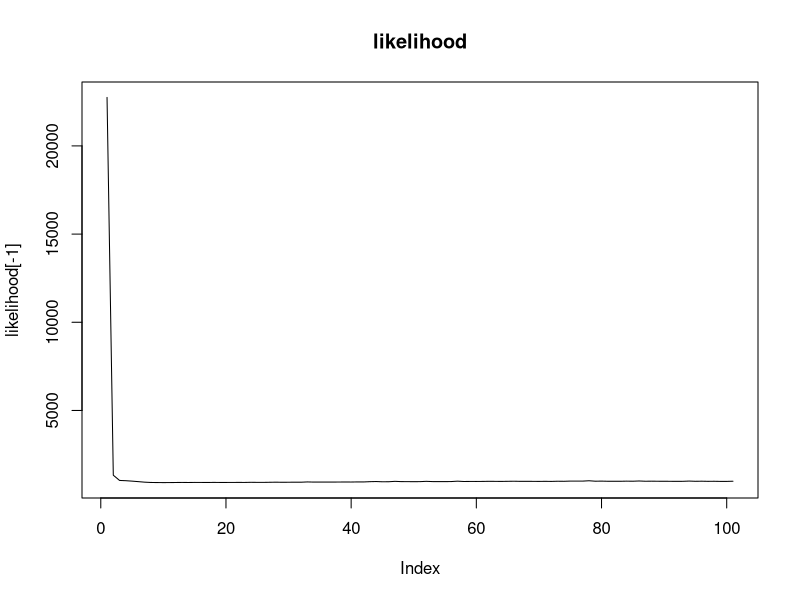
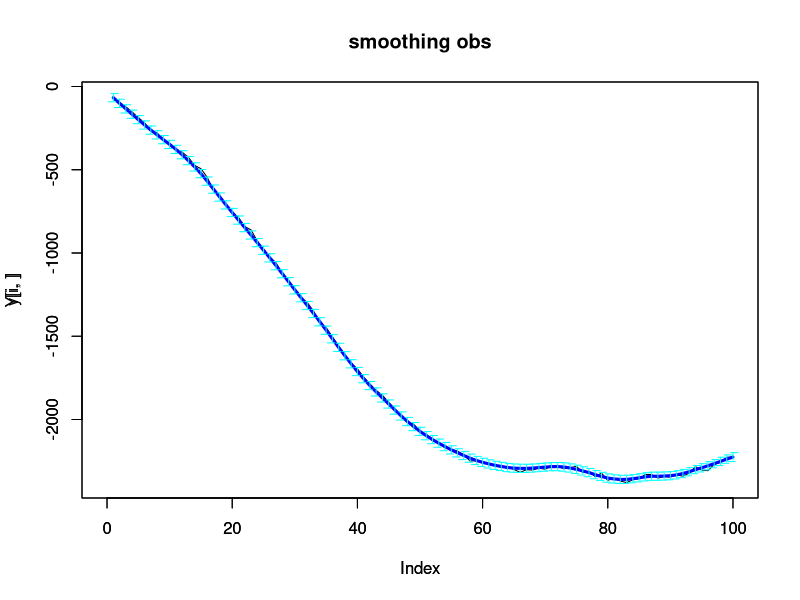
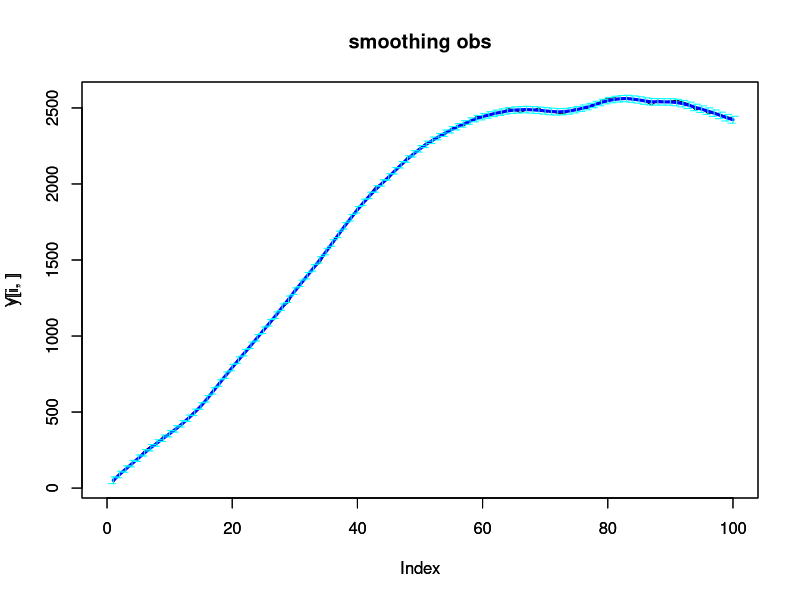
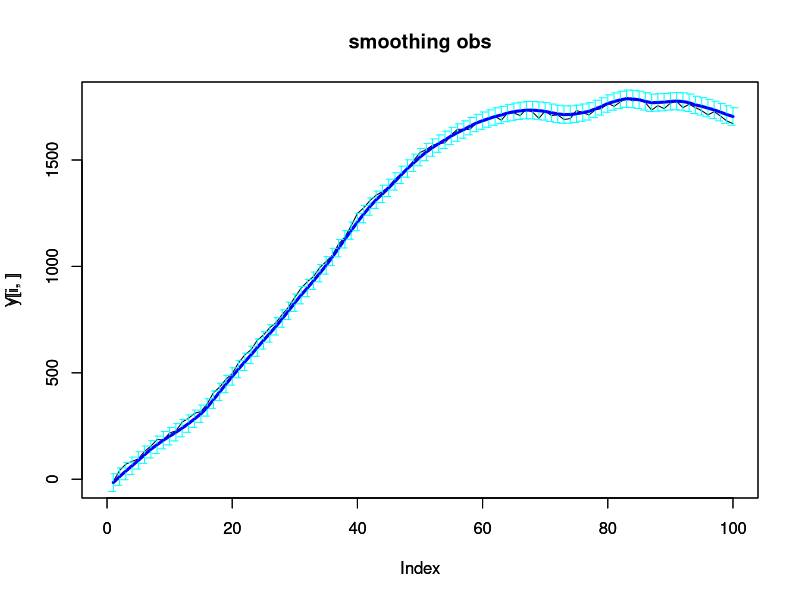

The R script that drew these images, in order:
library(MASS)
#library(igraph)





#########################################################################################
#data
#########################################################################################

if(1){
T <- 100
k <- 2 #state
m <- 2 #state noise
p <- 3 #observation
#Q <- matrix(rnorm(k*k,0,10),k,k)
Q <- diag(1,m)
#R <- matrix(c(3,1,2,1,5,4,2,4,2),p,p)
Rvar <- 100
R <- diag(Rvar,p)
X0mean <- c(rep(0,k))
X0var <- diag(100,k)

#システム遷移行列F (k,k)
#F <- matrix(runif(k*k,min=-1,max=1),k,k)#とりあえず
#F <- matrix(c(1.2,0,0.3,-1.5),k,k)#k=2
#F <- diag(k)
#F <- matrix(c(1.03,0,0,0,0,1,0,0,0,0,0.8,0,0.5,0,0,-0.3),k,k)
#F <- matrix(c(2,1,0,0,0,-1,0,0,0,0,0,0,-1,1,0,0,0,-1,0,1,0,0,-1,0,0),k,k) #季節調整kmp521
#F <- matrix(c(rep(1,k*k)),k,k)
#F <- matrix(1) #トレンドモデル1次kmp111
F <- matrix(c(2,1,-1,0),k,k) #トレンドモデル2次kmp211

#システムノイズにかかる行列G (k,m) #使わない12/2/19
#G <- diag(k)#要k=mでGなし
#G <- matrix(c(1,0,0,1,1,0,1,0,0,1,0,1,0,0,1,1,1,0,1,0),k,m)
#G <- matrix(c(1,0,0,0,0,0,0,1,0,0),k,m) #季節調整kmp521
#G <- matrix(c(rep(1,k*m)),k,m)
#G <- matrix(1) #トレンドモデル1次kmp111
#G <- matrix(c(1,0),k,m) #トレンドモデル2次kmp211

#観測行列H (p,k)
#H <- matrix(rnorm(p*k,0,0.5),p,k)
H <- matrix(c(-1,0.2,-2,-1.4,2.4,3.8),p,k)#p=3,k=2
#H <- cbind(c(rep(1,250),rep(0,750)),c(rep(0,250),rep(1,250),rep(0,500)),c(rep(0,500),rep(1,250),rep(0,250)),c(rep(0,750),rep(1,250)))
#H <- diag(1,p)
#H <- matrix(c(1,0,1,0,0),p,k) #季節調整kmp521
#H <- matrix(c(rep(1,p*k)),p,k)
#H <- matrix(1) #トレンドモデル1次kmp111
#H <- matrix(c(1,0),p,k) #トレンドモデル2次kmp211

#tkplot(graph.data.flame(A))

sys <- function(XX,FF){
  #print(F)
  v <- mvrnorm(1,rep(0,m),Q)
  #return(FF%*%XX + GG%*%v)
  return(FF%*%XX + v)
  
}
obs <- function(XX,HH){
  w <- mvrnorm(1,rep(0,p),R)
  return(HH%*%XX + w)
}



X0 <- mvrnorm(1,X0mean,X0var)
X <- sys(X0,F)
Y <- matrix(rep(0,p),p,1)
Y <- Y[,-1]

for(i in 1:T){
  X <- cbind(X,c(sys(X[,i],F)))
  Y <- cbind(Y,c(obs(X[,i],H)))
}

}












#########################################################################################
#EM (F,Q,R,X0mean)
#########################################################################################

if(1){

#初期値
q <- diag(1,m)#推定
r <- diag(1,p)#推定
f <- diag(1,k)#推定
#g <- matrix(c(rep(1,k*m)),k,m)#推定しない
#g <- diag(k)
#h <- matrix(c(rep(1,p*k)),p,k)#推定しない
h <- H
x0mean <- rep(0,k)#推定

x0var <- diag(100,k)#これは固定

count <- 0
likelihood <- c(0,1000)
flag <- 0
while(flag==0){

#E
x0 <- mvrnorm(1,x0mean,x0var)
xPri <- sys(x0,f)
#sigmaPri <- list((X[,1]-xPri[,1])%*%t(X[,1]-xPri[,1]))
#sigmaPri <- list(f%*%x0var%*%t(f) + g%*%q%*%t(g))
sigmaPri <- list(f%*%x0var%*%t(f) + q)
xPost <- matrix(rep(0,k),k,1)
xPost <- xPost[,-1]
sigmaPost <- as.list(NULL)
for(i in 1:T){
  #filtering
  K <- sigmaPri[[i]]%*%t(h)%*%solve(h%*%sigmaPri[[i]]%*%t(h) + r)
  xPost <- cbind(xPost,xPri[,i] + K%*%(Y[,i] - h%*%xPri[,i]))
  sigmaPost[[i]] <- sigmaPri[[i]] - K%*%h%*%sigmaPri[[i]]

  #prediction  
  xPri <- cbind(xPri,f%*%xPost[,i])
  #sigmaPri[[i+1]] <- f%*%sigmaPost[[i]]%*%t(f) + g%*%q%*%t(g)
  sigmaPri[[i+1]] <- f%*%sigmaPost[[i]]%*%t(f) + q

}

#尤度
sum1 <- 0
sum2 <- 0
for(i in 1:T){
innovation <- Y[,i] - h%*%xPri[,i]
vari <- h%*%sigmaPri[[i]]%*%t(h) + r
sum1 <- sum1 + log(det(vari))
sum2 <- sum2 + t(innovation)%*%solve(vari)%*%innovation
}
likelihood[count+2] <- (sum1 + sum2)/2

#smoothing
#J <- c(rep(0,T))
J <- as.list(NULL)
J[[T]] <- matrix(rep(0,k*k),k,k)
xT <- matrix(xPost[,T],k,1)
sigmaT <- as.list(NULL)
sigmaT[[T]] <- sigmaPost[[T]]
sigmaLag <- as.list(NULL)
sigmaLag[[T]] <- f%*%sigmaPost[[T-1]] - K%*%h%*%sigmaPost[[T-1]]

for(i in T:2){
  J[[i-1]] <- sigmaPost[[i-1]]%*%t(f)%*%solve(sigmaPri[[i]])
  xT <- cbind(xPost[,i-1] + J[[i-1]]%*%(xT[,1]-xPri[,i]),xT)
  sigmaT[[i-1]] <- sigmaPost[[i-1]] + J[[i-1]]%*%(sigmaT[[i]]-sigmaPri[[i]])%*%t(J[[i-1]])
}
for(i in T:3){
  sigmaLag[[i-1]] <- sigmaPost[[i-1]]%*%t(J[[i-1]]) + J[[i-1]]%*%(sigmaLag[[i]]-f%*%sigmaPost[[i-1]])%*%t(J[[i-2]])
}
J0 <- x0var%*%t(f)%*%solve(sigmaPri[[1]])
sigmaLag1 <- sigmaPost[[1]]%*%t(J0) + J[[1]]%*%(sigmaLag[[2]]-f%*%sigmaPost[[1]])%*%t(J0)
xT0 <- x0mean + J0%*%(xT[,1]-xPri[,1])
sigmaT0 <- x0var + J0%*%(sigmaT[[1]]-sigmaPri[[1]])%*%t(J0)
#print(c(f%*%x0mean,xPri[,1]))
#print(sigmaT0)
#print(xT0)

#M
S11 <- xT[,1]%*%t(xT[,1]) + sigmaT[[1]]
S10 <- xT[,1]%*%t(xT0) + sigmaLag1
S00 <- xT0%*%t(xT0) + x0var
for(i in 2:T){
  S11 <- S11 + xT[,i]%*%t(xT[,i]) + sigmaT[[i]]
  S10 <- S10 + xT[,i]%*%t(xT[,i-1]) + sigmaLag[[i]]
  S00 <- S00 + xT[,i-1]%*%t(xT[,i-1]) + sigmaT[[i-1]]
}

f <- S10%*%solve(S00)
#q <- (S11 - S10%*%solve(S00)%*%t(S10))/T

r <- 0
for(i in 1:T){
  r <- r + (Y[,i] - h%*%xT[,i])%*%t(Y[,i] - h%*%xT[,i]) + h%*%sigmaT[[i]]%*%t(h)
}
r <- r/T

x0mean <- xT0
#x0var <- sigmaT0

if(abs(likelihood[count+2]-likelihood[count+1]) < 0.00001 || count==100){flag <- 1}#尤度の差が小さければおわり

count <- count + 1

}#whileループ終わり


print(count)
#print(likelihood)
plot(likelihood[-1],type="l")
title("likelihood")
print("F")
print(F)
print(f)
print("-----------------")
print("Q")
print(Q)
print(q)
print("-----------------")
print("R")
print(R)
print(r)
print("-----------------")
print("X0mean")
print(X0mean)
print(x0mean)
#print(c("X0var",X0var,x0var))

}












#########################################################################################
#評価とプロット
#########################################################################################

if(1){

#推定されたパラメータ(x0mean,f,q,r)でカルマンフィルタ実行
x0 <- mvrnorm(1,x0mean,x0var)
xPri <- sys(x0,f)
#sigmaPri <- list((X[,1]-xPri[,1])%*%t(X[,1]-xPri[,1]))
sigmaPri <- list(f%*%x0var%*%t(f) + q)
xPost <- matrix(rep(0,k),k,1)
xPost <- xPost[,-1]
sigmaPost <- as.list(NULL)
for(i in 1:T){
  #filtering
  K <- sigmaPri[[i]]%*%t(h)%*%solve(h%*%sigmaPri[[i]]%*%t(h) + r)
  xPost <- cbind(xPost,xPri[,i] + K%*%(Y[,i] - h%*%xPri[,i]))
  sigmaPost[[i]] <- sigmaPri[[i]] - K%*%h%*%sigmaPri[[i]]
  #prediction  
  xPri <- cbind(xPri,f%*%xPost[,i])
  sigmaPri[[i+1]] <- f%*%sigmaPost[[i]]%*%t(f) + q

}
#smoothing
#J <- c(rep(0,T))
J <- as.list(NULL)
J[[T]] <- matrix(rep(0,k*k),k,k)
xT <- matrix(xPost[,T],k,1)
sigmaT <- as.list(NULL)
sigmaT[[T]] <- sigmaPost[[T]]
for(i in T:2){
  J[[i-1]] <- sigmaPost[[i-1]]%*%t(f)%*%solve(sigmaPri[[i]])
  xT <- cbind(xPost[,i-1] + J[[i-1]]%*%(xT[,1]-xPri[,i]),xT)
  sigmaT[[i-1]] <- sigmaPost[[i-1]] + J[[i-1]]%*%(sigmaT[[i]]-sigmaPri[[i]])%*%t(J[[i-1]])
}
J0 <- x0var%*%t(f)%*%solve(sigmaPri[[1]])
xT0 <- x0mean + J0%*%(xT[,1]-xPri[,1])
sigmaT0 <- x0var + J0%*%(sigmaT[[1]]-sigmaPri[[1]])%*%t(J0)
#print(c(f%*%x0mean,xPri[,1]))
#print(sigmaT0)

#estimating observation
y <- matrix(rep(0,p),p,1)
y <- y[,-1]
yPri <- y
yPost <- y
yT <- y
dPri <- as.list(NULL)
dPost <- as.list(NULL)
dT <- as.list(NULL)
for(i in 1:T){
  yPri <- cbind(yPri,c(h%*%xPri[,i]))
  yPost <- cbind(yPost,c(h%*%xPost[,i]))
  yT <- cbind(yT,c(h%*%xT[,i]))
  dPri[[i]] <- h%*%sigmaPri[[i]]%*%t(h) + r
  dPost[[i]] <- h%*%sigmaPost[[i]]%*%t(h) + r
  dT[[i]] <- h%*%sigmaT[[i]]%*%t(h) + r
}

#MSE
y <- yT
MSE <- (sum((Y-y)^2))/T
MSE
#MSE <- matrix(rep(0,2),1,2)
#MSE <- MSE[-1,]
#MSE <- rbind(MSE,c(100*var/Rvar,(sum((Y-yhat)^2))/T))
#plot(MSE,type="l",xlab="sigma^2(%)",ylab="MSE")

#Yとyプロット
for(i in 1:p){
if(0){
y <- yPri
s <- dPri
plot(Y[i,],xlim=c(0,T),ylim=c(min(y[i,],Y[i,]),max(y[i,],Y[i,])),type="l")
par(new=T)
plot(y[i,],xlim=c(0,T),ylim=c(min(y[i,],Y[i,]),max(y[i,],Y[i,])),type="l",col="blue",lwd=3)
for(j in 1:T){
  arrows(j, y[i,j] + 2*sqrt(s[[j]][i,i]),
         j, y[i,j] - 2*sqrt(s[[j]][i,i]),
         col = "cyan",
         lwd = 1, lty = 5, length = 0.05, angle = 90, code = 3)
}
title("prediction obs")
}
if(0){
y <- yPost
s <- dPost
plot(Y[i,],xlim=c(0,T),ylim=c(min(y[i,],Y[i,]),max(y[i,],Y[i,])),type="l")
par(new=T)
plot(y[i,],xlim=c(0,T),ylim=c(min(y[i,],Y[i,]),max(y[i,],Y[i,])),type="l",col="blue",lwd=3)
for(j in 1:T){
  arrows(j, y[i,j] + 2*sqrt(s[[j]][i,i]),
         j, y[i,j] - 2*sqrt(s[[j]][i,i]),
         col = "cyan",
         lwd = 1, lty = 5, length = 0.05, angle = 90, code = 3)
}
title("filtering obs")
}
if(1){
y <- yT
s <- dT
plot(Y[i,],xlim=c(0,T),ylim=c(min(y[i,],Y[i,]),max(y[i,],Y[i,])),type="l")
par(new=T)
plot(y[i,],xlim=c(0,T),ylim=c(min(y[i,],Y[i,]),max(y[i,],Y[i,])),type="l",col="blue",lwd=3)
for(j in 1:T){
  arrows(j, y[i,j] + 2*sqrt(s[[j]][i,i]),
         j, y[i,j] - 2*sqrt(s[[j]][i,i]),
         col = "cyan",
         lwd = 1, lty = 5, length = 0.05, angle = 90, code = 3)
}
title("smoothing obs")
}
}

#EM結果
print(count)
print("F")
print(F)
print(f)
#print("-----------------")
#print("G")
#print(G)
#print(g)
print("-----------------")
print("H")
print(H)
print(h)
print("-----------------")
print("Q")
print(Q)
print(q)
print("-----------------")
print("R")
print(R)
print(r)
print("-----------------")
print("X0mean")
print(X0mean)
print(x0mean)
#print(c("X0var",X0var,x0var))

#MSE
MSE

}



#plot(X[1,],type="l")
#par(new=T)
#plot(Y[1,],type="l")


